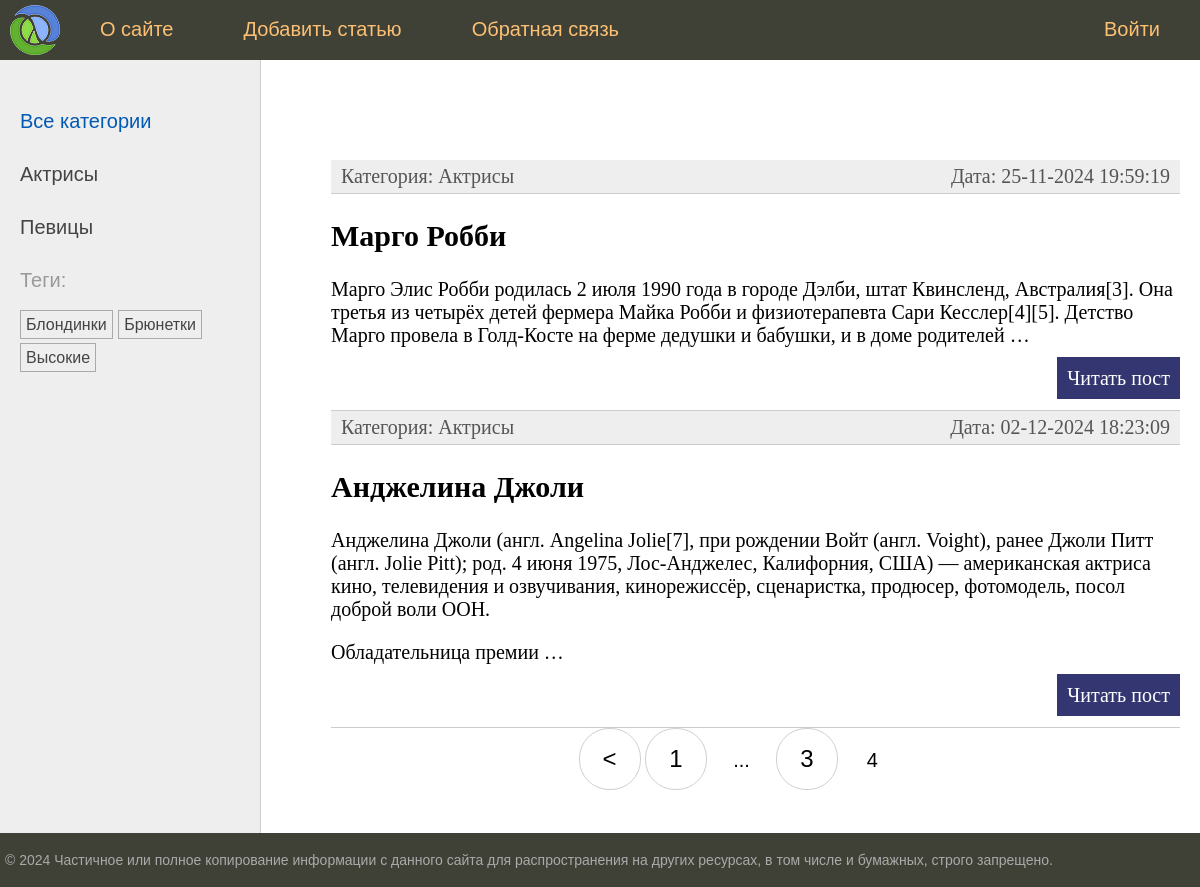
Page /?page=4 on the earlier database version.
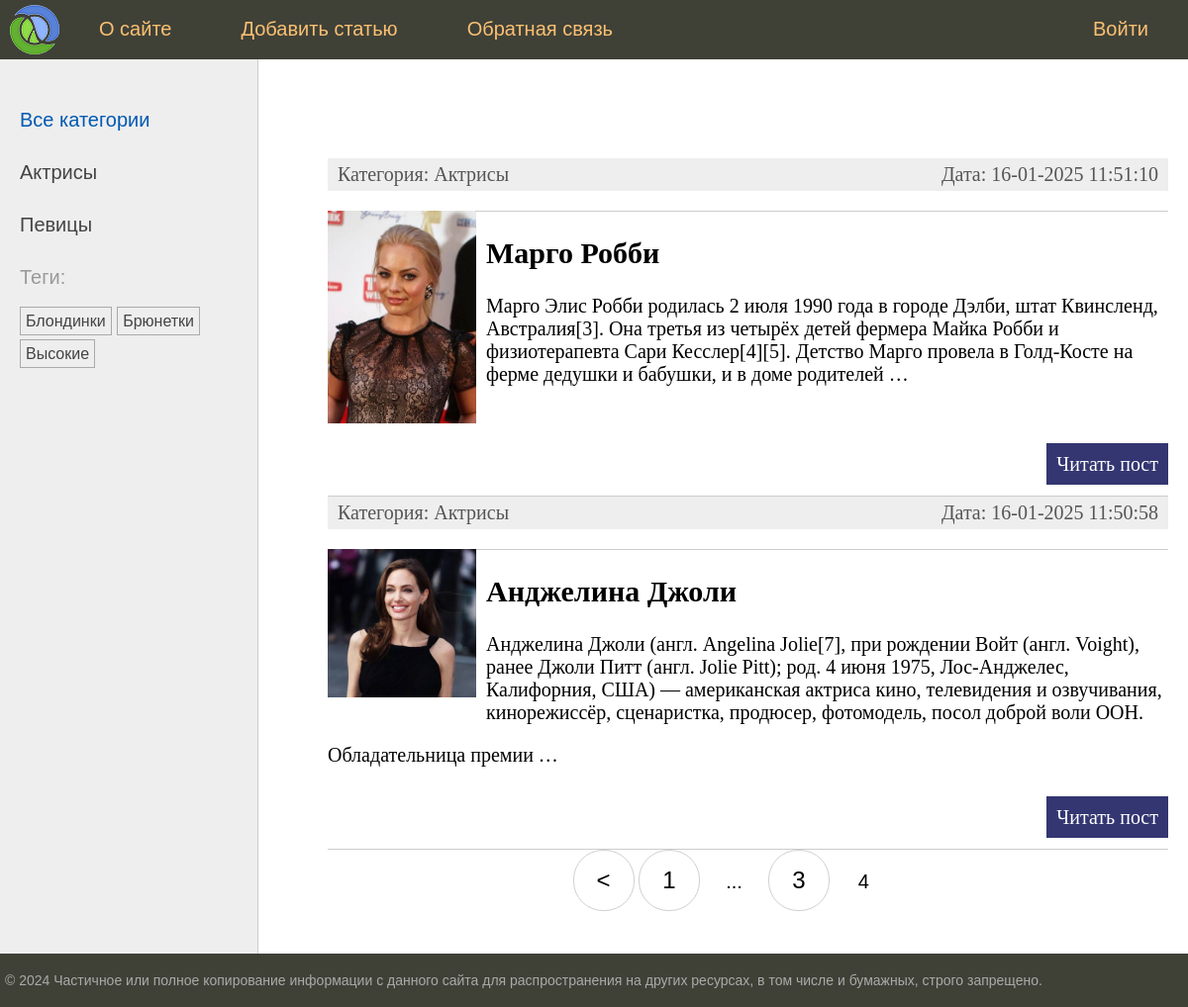
Same page on the later database version.
### women/models.py (models this page shows, shortened)
class Category(models.Model):
    name = models.CharField(max_length=100, db_index=True)
    slug = models.SlugField(max_length=255, unique=True)
    def get_absolute_url(self):
        return reverse("category", kwargs={"cat_slug": self.slug})
    class Meta:
        verbose_name = "Категория"
        verbose_name_plural = "Категории"
        db_table = 'category'

class TagPost(models.Model):
    tag = models.CharField(max_length=255, db_index=True)
    slug = models.SlugField(max_length=255, unique=True)
    def get_absolute_url(self):
        return reverse("tag", kwargs={"tag_slug": self.slug})
    class Meta:
        db_table = 'tag_post'

class Women(models.Model):
    class Status(models.IntegerChoices):
        DRAFT = 0, "Черновик"
        PUBLISHED = 1, "Опубликовано"
    title = models.CharField(max_length=255, verbose_name="Заголовок")
    slug = AutoSlugField(populate_from="title", slugify_function=slugify, verbose_name="Slug")
    content = models.TextField(blank=True, verbose_name="Текст статьи")
    time_create = models.DateTimeField(auto_now_add=True, verbose_name="Дата создания")
    time_update = models.DateTimeField(auto_now=True, verbose_name="Дата обновления")
    is_published = models.IntegerField(default=Status.DRAFT, choices=Status, verbose_name="Статус")
    cat = models.ForeignKey("Category", on_delete=models.PROTECT, related_name="posts", verbose_name="Категория")
    tags = models.ManyToManyField("TagPost", related_name="women", blank=True, verbose_name="Теги")
    husband = models.OneToOneField("Husband", on_delete=models.SET_NULL, null=True, blank=True, related_name="wife", verbose_name="Муж")
    photo = models.ImageField(upload_to="photos/%Y/%m/%d", default=None, blank=True, null=True, verbose_name="Фото")
    objects = models.Manager()
    published = PublishedManager()
    class Meta:
        verbose_name = "Известные женщины"
        verbose_name_plural = "Изветсные женщины"
        ordering = ['-time_create']
        indexes = [
            models.Index(fields=['-time_create']),
        ]
        db_table = 'women'
    def get_absolute_url(self):
        return reverse("post", kwargs={"post_slug": self.slug})

### women/views.py (the view)
# urls.py: path("", views.WomenHomeView.as_view(), name="home"),
class WomenHomeView(DataMixin, ListView):
    template_name = "women/index.html"
    context_object_name = "posts"
    page_title = "Главная страница"
    cat_selected = 0
    def get_queryset(self):
        queryset = Women.objects.all().select_related("cat")
        return queryset

### women/templatetags/women_tags.py (called while the page is built)
@register.inclusion_tag("women/list_categories.html")
def show_categories(cat_selected=0):
    cats = Category.objects.annotate(total=Count("posts")).filter(posts__gt=0)
    return {"cats": cats, "cat_selected": cat_selected}

@register.inclusion_tag("women/list_tag.html")
def show_tags(post=None):
    if post:
        tags = post.tags.all()
    else:
        tags = TagPost.objects.annotate(total=Count("women")).filter(women__gt=0)
    return {"tags": tags}

### women/utils.py (called while the page is built)
    def get_context_data(self, **kwargs):
        context = super().get_context_data(**kwargs)
        if self.page_title:
            context["title"] = self.page_title
        if self.cat_selected is not None:
            context["cat_selected"] = self.cat_selected
        return context

### women/templates/women/index.html (shortened to what this page needs)
{% extends 'base.html' %}
{% block content %}
<ul class="list-articles">
	{% for p in posts %}
        <li><div class="article-panel">
            <p class="first">Категория: {{ p.cat.name }}</p>
            <p class="last">Дата: {{ p.time_update|date:"d-m-Y H:i:s" }}</p>
        </div>
        {% if p.photo %}
            <p><img src="{{ p.photo.url }}"  class="img-article-left thumb"></p>
        {% endif %}
        <li><h2>{{p.title}}</h2>
    {% autoescape off %}
	{{p.content|linebreaks|truncatewords:40}}
    {% endautoescape %}
        <p class="link-read-post"><a href="{{ p.get_absolute_url }}">Читать пост</a></p>
        </li>
    {% endfor %}
</ul>
{% endblock %}
{% block navigation %}
    {% if page_obj.has_other_pages %}
    <nav class="list-pages">
    {% if page_obj.has_previous %}
        <li class="page-num">
            <a href="?page={{ page_obj.previous_page_number }}">&lt;</a>
        </li>
    {% endif %}
        {% if page_obj.number|add:-1 != 1 and page_obj.number != 1 %}
            <li class="page-num">
                <a href="?page={{ 1 }}">{{ 1 }}</a>
            </li>
           <li class="page-num page-num-selected">
                    ...
           </li>
        {% endif %}
        {% for p in paginator.page_range %}
            {% if page_obj.number == p %}
                <li class="page-num page-num-selected">
                    {{ p }}
                </li>
            {% elif page_obj.number|add:-1 <= p and p <= page_obj.number|add:1 %}
                <li class="page-num">
                    <a href="?page={{ p }}">{{ p }}</a>
                </li>
            {% endif %}
        {% endfor %}
    </nav>
    {% endif %}
{% endblock %}

### templates/base.html (shortened to what this page needs)
{% load static %}
{% load women_tags %}
<!DOCTYPE html>
<html>
<head>
	<link type="text/css" href="{% static 'women/css/styles.css' %}" rel="stylesheet" />
</head>
<body>
<table class="table-page" border=0 cellpadding="0" cellspacing="0">
<tr><td valign=top>
{% block mainmenu %}
		<div class="header">
			<ul id="mainmenu" class="mainmenu">
			<li class="logo"><a href="{% url 'home' %}"><div class="logo"></div></a></li>
{% for m in menu %}
	{% if not forloop.last %}<li>{% else %}<li class="last">{% endif %}
		<a href="{% url m.url_name %}">{{m.title}}</a></li>
{% endfor %}
			</ul>
		</div>
{% endblock mainmenu %}
<table class="table-content" border=0 cellpadding="0" cellspacing="0">
<tr>
	<td valign="top" class="left-chapters">
	<ul id="leftchapters">
		{% if cat_selected == 0 %}
			<li class="selected">Все категории</li>
		{% else %}
			<li><a href="{% url 'home' %}">Все категории</a></li>
		{% endif %}
		{% show_categories cat_selected %}
        <li>{% show_tags %}</li>
	</ul>
</td>
<td valign="top" class="content">
	<div class="content-text">
{% block content %}
{% endblock %}
	</div>
{% block navigation %}
{% endblock %}
</td></tr></table>
</td></tr>
<tr><td valign=top>
	<div id="footer">
		<p>&copy; 2024 Частичное или полное копирование информации с данного сайта для распространения на других ресурсах, в том числе и бумажных, строго запрещено.</p>
	</div>
</td></tr></table>
</body>
</html>

### women/templates/women/list_categories.html
{% for cat in cats %}
{% if cat.id == cat_selected%}
        <li class="selected">{{cat.name}}</li>
{%else%}
        <li><a href="{{ cat.get_absolute_url }}">{{cat.name}}</a></li>
{%endif%}
{% endfor %}

### women/templates/women/list_tag.html
 {% if tags %}
    <p>Теги:</p>
        <ul class="tags-list">
            {% for tag in tags %}
                <li><a href="{{ tag.get_absolute_url }}">{{ tag.tag }}</a></li>
            {% endfor %}
        </ul>
{% endif %}

### women/static/women/css/styles.css (style rules this page uses)
html, body { font-family: 'Arial'; margin: 0; padding: 0; height: 100%; width: 100%; color: #444; }
a { color: #0059b2; text-decoration: none; }
img { max-width: 600px; height: auto; }
img.img-article-left { max-width: 300px; height: auto; float: left; padding: 0 10px 10px 0; }
img.img-article-left.thumb { max-width: 150px; height: auto; }
p.link-read-post { text-align: right; }
p.link-read-post a { padding: 10px; min-width: 100px; background: #333671; color: #fff; text-decoration: none; }
div.article-panel { background: #eee; padding: 5px 10px 5px 10px; box-sizing: border-box; overflow: hidden; color: #555; }
div.article-panel p.first { margin: 0; float: left; }
div.article-panel p.last { margin: 0; float: right; }
ul.list-articles { list-style: none; margin: 0; padding: 0; }
ul.list-articles li { border-bottom: 1px solid #ccc; }
.table-page { width: 100%; height: 100%; vertical-align: top; }
.table-page tr { height: 100%; }
.header { background: #3F4137; height: 60px; }
.logo { background: url('../images/logo.png') no-repeat 10px 5px; width: 70px; height: 60px; }
ul.mainmenu { list-style: none; margin: 0; padding: 0; height: 60px; color: #fdc073; font-size: 20px; overflow: hidden; }
ul.mainmenu li { float: left; margin: 18px 40px 0 30px; }
ul.mainmenu li.logo { margin: 0; }
ul.mainmenu li.last { float: right; }
ul.mainmenu li a { color: #fdc073; text-decoration: none; }
.table-content { width: 100%; min-height: 100%; height: 100%; }
.left-chapters { margin: 0; background: #eee; border-right: 1px solid #ccc; }
.left-chapters ul { width: 230px; margin: 0; padding: 20px 10px 10px 20px; list-style: none; font-size: 20px; }
.left-chapters ul li { margin: 30px 0 0 0; color: #999; }
.left-chapters ul li.selected { color: #0059b2; }
.left-chapters ul li a { color: #444; text-decoration: none; }
ul.tags-list { width: 100%; margin: 0; padding: 0; list-style: none; }
ul.tags-list li { margin: 0; padding: 0 0 10px; display: inline-block; }
ul.tags-list li a { padding: 5px; font-size: 16px; border: 1px solid #aaa; }
.content { padding: 40px 20px 20px 40px; width: 100%; box-sizing: border-box; }
.content-text { margin: 60px 0 0 30px; color: #000; font-size: 20px; font-family: Yandex Sans Display Light; }
#footer { box-sizing: border-box; background: #3F4137; padding: 5px; color: #aaa; font-size: 14px; font-family: Verdana, Geneva, Arial, Helvetica; text-align: left; overflow: hidden; }
.list-pages { text-align: center; margin: 0 0 20px 0; }
.list-pages a { color: #000; font-size: 24px; text-decoration: none; }
.list-pages .page-num, .page-num-selected { display: inline-block; width: 60px; height: 44px; padding: 16px 0 0 0; border: 1px solid #d0d0d0; border-radius: 30px; }
.list-pages .page-num-selected { border: none; color: #000; font-size: 20px; }

Differences in the rows shown:
changed Women "Марго Робби": time_update "25-11-2024 19:59:19" → "16-01-2025 11:51:10"; photo: picture added
changed Women "Анджелина Джоли": time_update "02-12-2024 18:23:09" → "16-01-2025 11:50:58"; photo: picture added
